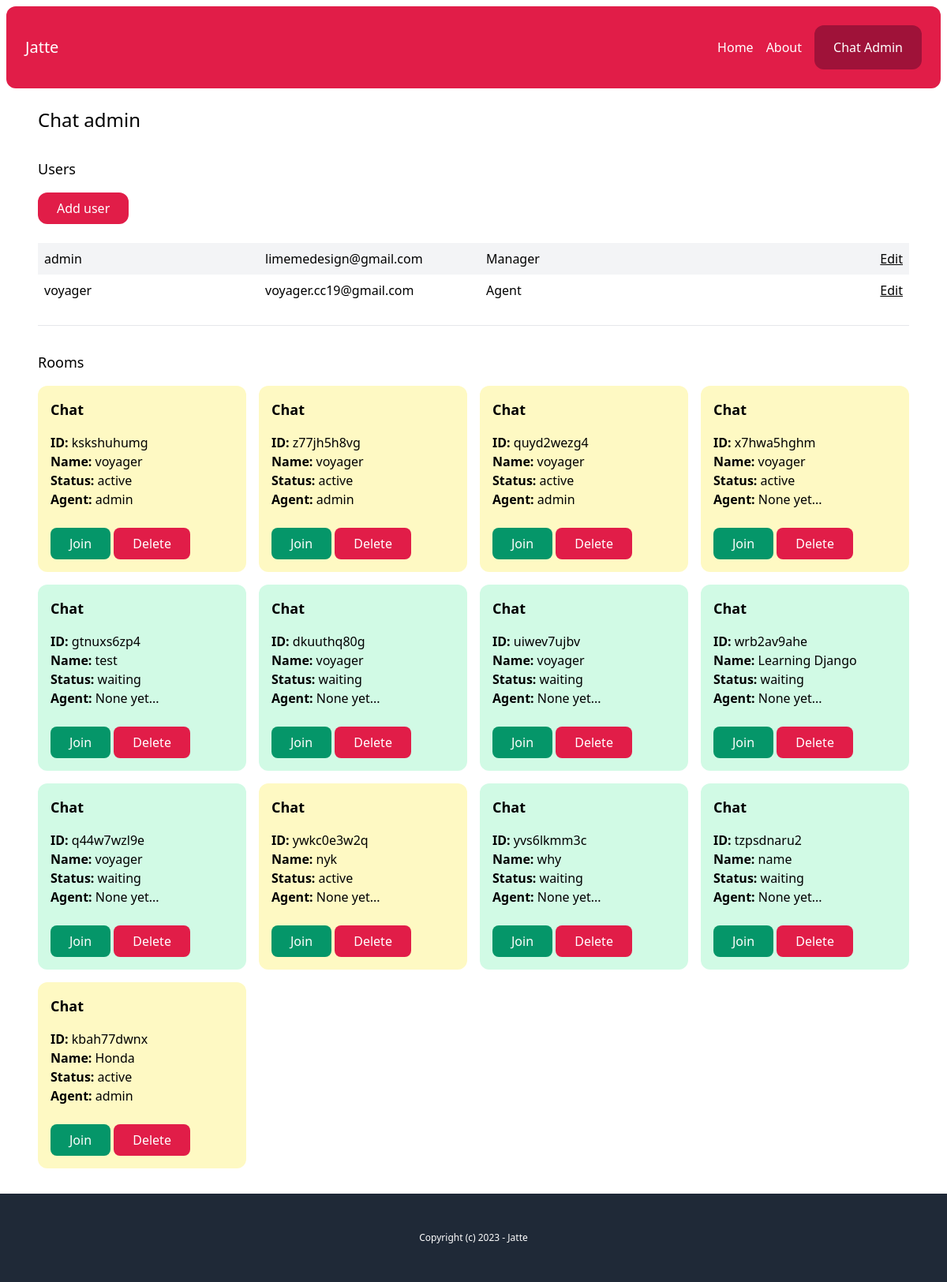
Page /chat-admin/ (signed in) on the earlier database version.
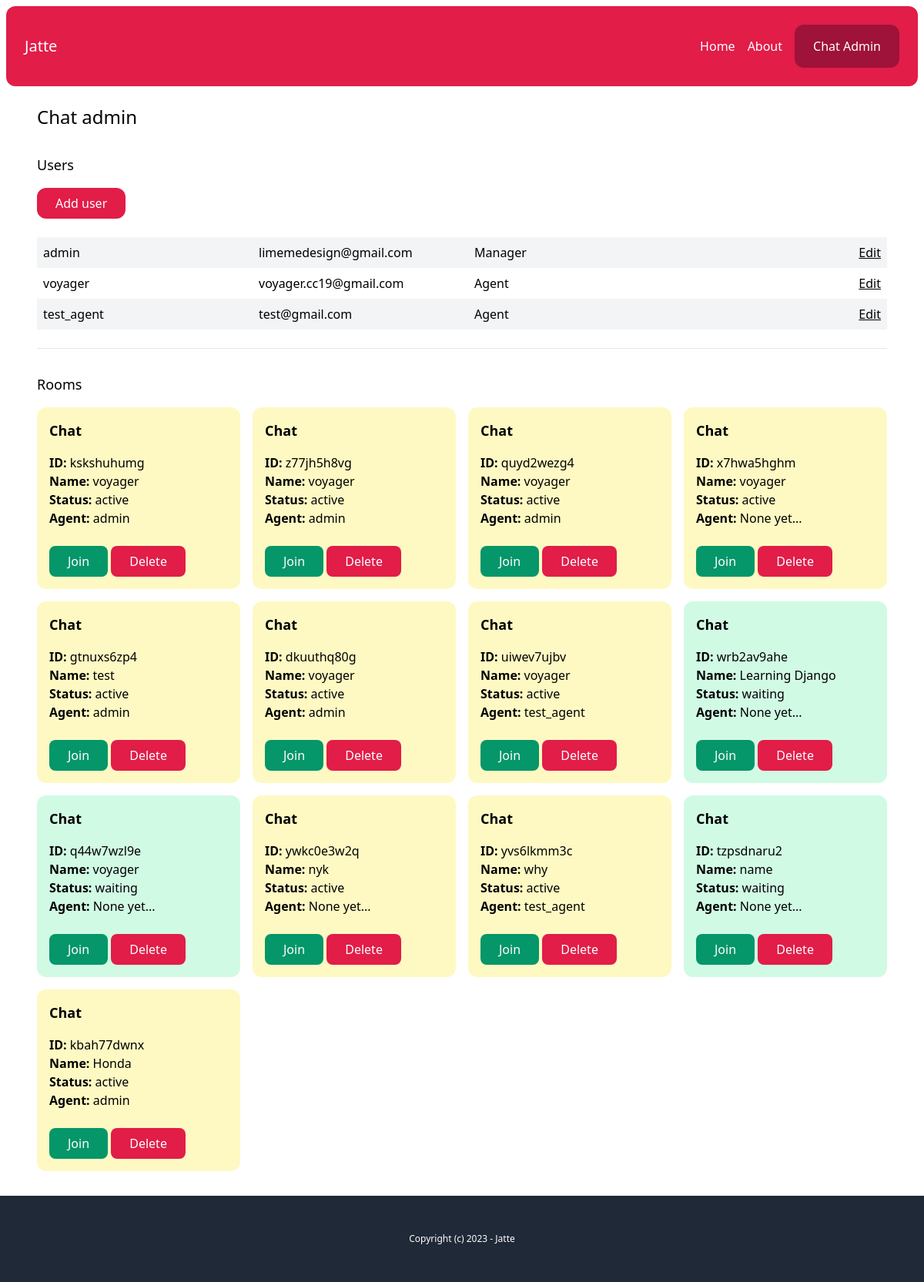
Same page on the later database version.
### account/models.py (models this page shows)
class User(AbstractBaseUser, PermissionsMixin):
    AGENT = 'agent'
    MANAGER = 'manager'
    ROLES_CHOICES = (
        (AGENT, 'Agent'),
        (MANAGER, 'Manager'),
    )
    id = models.UUIDField(primary_key=True, default=uuid.uuid4, editable=False)
    email = models.EmailField(unique=True)
    name = models.CharField(max_length=255, blank=True, default='')
    role = models.CharField(max_length=20, choices=ROLES_CHOICES, default=AGENT)
    is_active = models.BooleanField(default=True)
    is_superuser = models.BooleanField(default=False)
    is_staff = models.BooleanField(default=False)
    date_joined = models.DateTimeField(default=timezone.now)
    last_login = models.DateTimeField(blank=True, null=True)
    objects = CustomUserManager()
    USERNAME_FIELD = 'email'
    EMAIL_FIELD = 'email'
    REQUIRED_FIELDS = ['name']

### chat/models.py (models this page shows, shortened)
class Room(models.Model):
    WAITING = "waiting"
    ACTIVE = "active"
    CLOSED = "closed"
    CHOICES_STATUS = [(WAITING, "Waiting"), (ACTIVE, "Active"), (CLOSED, "Closed")]
    uuid = models.CharField(max_length=255)
    client = models.CharField(max_length=255)
    agent = models.ForeignKey(
        User, related_name="rooms", blank=True, null=True, on_delete=models.SET_NULL
    )
    messages = models.ManyToManyField(Message, blank=True)
    url = models.CharField(max_length=255, blank=True, null=True)
    status = models.CharField(max_length=20, choices=CHOICES_STATUS, default=WAITING)
    created_at = models.DateTimeField(auto_now_add=True)
    class Meta:
        ordering: ["-created_at"]

### chat/views.py (the view)
# urls.py: path("chat-admin/", views.admin, name="admin"),
@login_required  # Requires user to be logged in
def admin(request):
    rooms = Room.objects.all()  # Get all chat rooms
    users = User.objects.filter(is_staff=True)  # Get all staff users
    return render(request, "chat/admin.html", {"rooms": rooms, "users": users})

### chat/templates/chat/admin.html
{% extends 'core/base.html' %} {% block content %}
<h1 class="text-2xl">Chat admin</h1>
{% if perms.user.add_user %}
<div class="mt-8">
  <h2 class="mb-4 text-lg">Users</h2>
  <a
    href="{% url 'chat:add_user' %}"
    class="inline-block py-2 px-6 bg-rose-600 text-white rounded-xl"
    >Add user</a
  >
  <div class="mt-6">
    {% for user in users %}
    <div class="grid grid-cols-4 gap-4 py-2 {% cycle 'bg-gray-100' '' %}">
      <p class="px-2">
        <a href="{% url 'chat:user_detail' user.pk %}"> {{user.name }} </a>
      </p>
      <p class="px-2">{{ user.email }}</p>
      <p class="px-2">{{ user.get_role_display }}</p>
      <p class="px-2 text-right">
        {% if perms.user.edit_user %}
          <a href="{% url 'chat:edit_user' user.pk %}" class="underline">Edit</a>
        {% endif %}
      </p>
    </div>
    {% endfor %}
  </div>
</div>
{% endif %}
<hr class="my-6" />
<div class="mt-8">
  <h2 class="mb-4 text-lg">Rooms</h2>
  {% include 'chat/partials/room_list.html' %}
</div>
{% endblock %}

### chat/templates/chat/partials/room_list.html
<div class="grid grid-cols-4 gap-4">
  {% for room in rooms %}
  <div
    class="p-4 rounded-xl {% if room.status == 'waiting' %} bg-emerald-100 {% elif room.status == 'active' %} bg-yellow-100 {% else%} bg-gray-100 {% endif %}"
  >
    <h3 class="mb-4 text-lg font-semibold">Chat</h3>
    <p>
      <b>ID: </b> {{ room.uuid }} <br />
      <b>Name: </b> {{ room.client }} <br />
      <b>Status: </b> {{ room.status }} <br />
      <b>Agent: </b> {% firstof room.agent.name 'None yet...' %} <br />
    </p>
    <a
      href="{%  url 'chat:room' room.uuid %}"
      class="mt-6 inline-block py-2 px-6 bg-emerald-600 text-white rounded-lg"
      >Join</a
    >
    <a
      href="{%  url 'chat:delete_room' room.uuid %}"
      class="mt-6 inline-block py-2 px-6 bg-rose-600 text-white rounded-lg"
      >Delete</a
    >
  </div>
  {% endfor %}
</div>

Differences in the rows shown:
added User: name "test_agent", email "test@gmail.com", role "Agent"
changed Room "gtnuxs6zp4": status "waiting" → "active"; agent.name "None yet..." → "admin"
changed Room "dkuuthq80g": status "waiting" → "active"; agent.name "None yet..." → "admin"
changed Room "uiwev7ujbv": status "waiting" → "active"; agent.name "None yet..." → "test_agent"
changed Room "yvs6lkmm3c": status "waiting" → "active"; agent.name "None yet..." → "test_agent"
